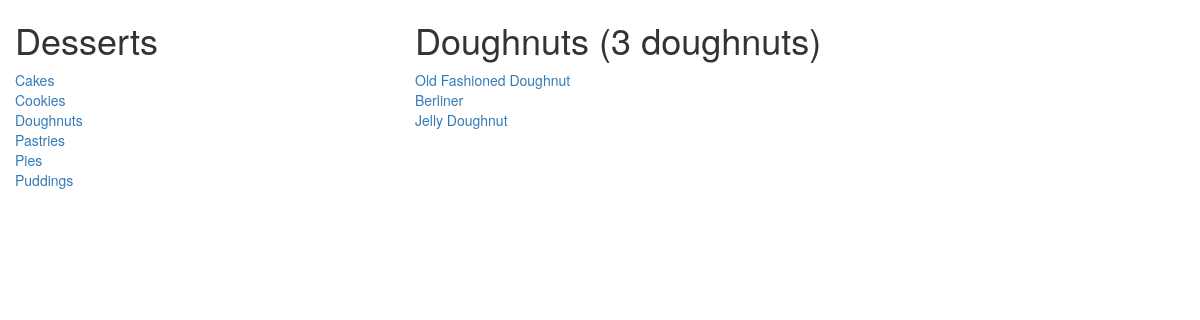
The app's page /catalog/Doughnuts/items with its own data.
### database_setup.py (models this page shows, shortened)
class Category(Base):
    __tablename__ = 'category'
    name = Column(String(250), nullable=False, primary_key=True)
    user_id = Column(Integer, ForeignKey('user.id'))
    user = relationship(User)

class Item(Base):
    __tablename__ = 'item'
    name = Column(String(80), nullable=False)
    id = Column(Integer, primary_key=True)
    description = Column(String(250))
    category_name = Column(String, ForeignKey('category.name'))
    category = relationship(Category)
    user_id = Column(Integer, ForeignKey('user.id'))
    user = relationship(User)

### app.py (the view)
@app.route('/catalog/<string:category_name>/items')
def showCategory(category_name):
    categories = session.query(Category).all()
    category = session.query(Category).filter_by(name=category_name).one()
    items = session.query(Item).filter_by(category_name=category.name)
    return render_template('category.html', categories=categories, category=category, items=items)

### templates/category.html (shortened to what this page needs)
<!DOCTYPE html>
<html lang="en">
<head>
  <link rel="stylesheet" href="https://maxcdn.bootstrapcdn.com/bootstrap/3.4.0/css/bootstrap.min.css">
</head>
<body>
<div class='container-fluid'>
    <div class='row'>
        <div class='col-xs-4'>
            <h1>Desserts</h1>
            {% for c in categories %}
            <a href='{{url_for('showCategory', category_name = c.name)}}'>{{c.name}}</a>
            {% endfor %}
        </div>
        <div class='col-xs-8'>
            <h1>{{category.name}} ({{items.count()}} {{category.name.lower()}})</h1>
            {% for i in items %}
            <a href='{{url_for('showItem', category_name = i.category_name, item_name = i.name)}}'>{{i.name}}</a>
            {% endfor %}
        </div>
    </div>
</div>
</body>
</html>

### records on screen
Category: name "Cakes"
Category: name "Cookies"
Category: name "Doughnuts", name "doughnuts"
Category: name "Pastries"
Category: name "Pies"
Category: name "Puddings"
Item: name "Old Fashioned Doughnut"
Item: name "Berliner"
Item: name "Jelly Doughnut"

### other values on screen
{{ items.count() }} "3"
